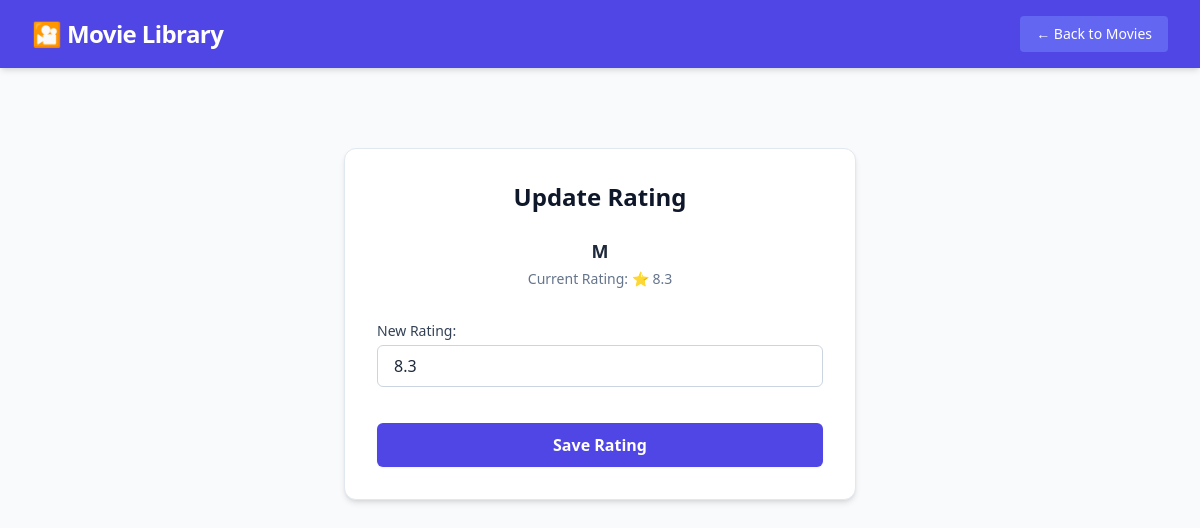
The app's page /users/1/movies/1/update, older data.
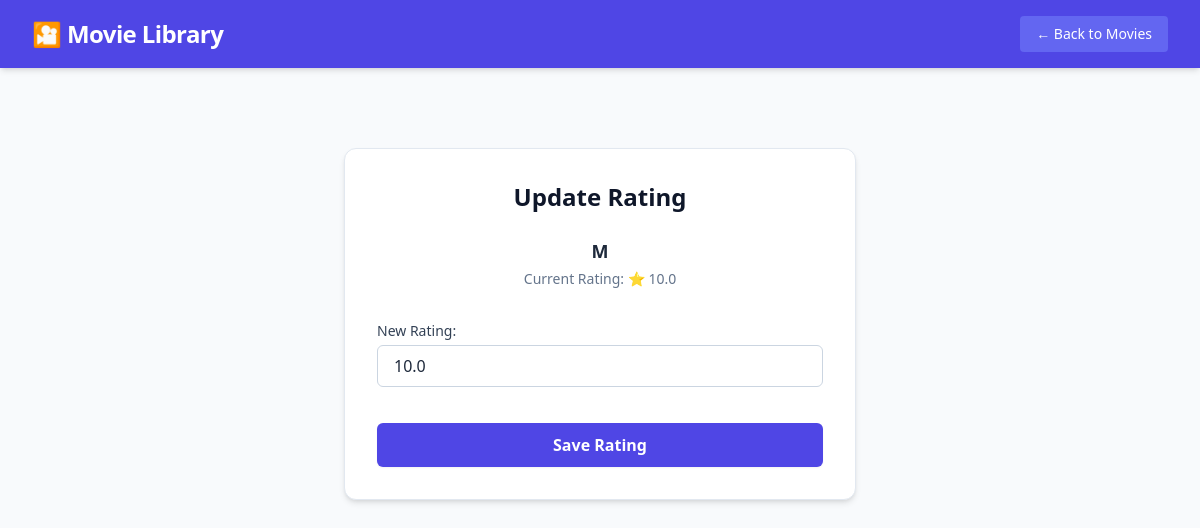
The same page, newer data.
### models.py (models this page shows)
class UserMovies(db.Model):
    __tablename__ = 'user-movies'
    id = db.Column(db.Integer, primary_key=True, autoincrement=True)
    movie_id = db.Column(db.Integer, db.ForeignKey('movies.id'), nullable=False)
    user_id = db.Column(db.Integer, db.ForeignKey('users.id'), nullable=False)
    rating = db.Column(db.Float, nullable=True) # for individual movie rating

### app.py (the view)
@app.route('/users/<int:user_id>/movies/<int:movie_id>/update')
def show_update_form(user_id, movie_id):
    try:
        movie = data_manager.get_movie(movie_id)
        rating = data_manager.get_movie_rating(movie_id, user_id)
        return render_template('update_movie.html',
                           movie=movie, user_id=user_id, rating=rating)
    except Exception as e:
        db.session.rollback()
        flash(f"Error getting movie info: {str(e)}", "error")
    return redirect(url_for('show_movies', user_id=user_id))

### data_manager.py (called while the page is built)
    def get_movie(self, movie_id, column=""):
        movie = Movie.query.get(movie_id)
        if column in movie.__table__.columns:
            return movie.__getattribute__(column)
        else:
            return movie

    def get_movie_rating(self, movie_id, user_id):
        link = UserMovies.query.filter_by(user_id=user_id, movie_id=movie_id).first()
        if link is None:
            return None
        return link.rating

### templates/update_movie.html (shortened to what this page needs)
{% extends "base.html" %}
{% block nav_buttons %}
  <a href="{{ url_for('show_movies', user_id=user_id) }}" class="bg-indigo-500 hover:bg-indigo-400 px-4 py-2 rounded transition-colors text-sm font-medium">← Back to Movies</a>
{% endblock %}
{% block content %}
<div class="max-w-lg mx-auto bg-white p-8 rounded-xl shadow-md border border-slate-200 mt-12">
  <h2 class="text-2xl font-bold text-slate-900 mb-6 text-center">Update Rating</h2>
  <div class="text-center mb-8">
      <p class="text-lg font-semibold text-slate-800">{{ movie.title }}</p>
      <p class="text-sm text-slate-500 mt-1">Current Rating: ⭐ {{ rating if rating else 'No Rating yet' }}</p>
  </div>
  <form action="{{ url_for('update_movie', user_id=user_id, movie_id=movie.id) }}" method="POST" class="space-y-5">
      <div>
          <label for="rating" class="block text-sm font-medium text-slate-700 mb-1">New Rating:</label>
          <input type="number" step="0.1" min="0" max="10" id="rating" name="rating"
                 value="{{ rating if rating else '' }}" required
                 class="w-full border border-slate-300 rounded-md px-4 py-2 focus:ring-2 focus:ring-indigo-500 focus:border-indigo-500 outline-none transition-all">
      </div>
      <div class="pt-4">
        <button type="submit" class="w-full bg-indigo-600 hover:bg-indigo-500 text-white font-bold py-2.5 px-4 rounded-md transition-colors shadow-sm">
            Save Rating
        </button>
      </div>
  </form>
</div>
{% endblock %}

Row changes from the older to the newer data that the page shows:
changed UserMovies: rating "8.3" → "10.0"
